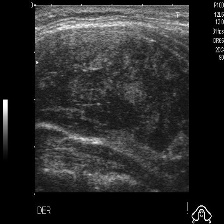
#> input picture SmartUltrasoundDiagnosticMentor/ml_utils/sample_ultrasound.jpg, 224 x 224 px
$ python -i features.py   (imports and definitions only)   (older library calls are emulated)
#> lines starting #> are read from the running program, lines starting #| are printed output that depends on the picture
import cv2
import numpy as np
from skimage.feature import local_binary_pattern, graycomatrix, graycoprops, hog
from tensorflow.keras.applications.mobilenet_v2 import preprocess_input
from tensorflow.keras.applications import MobileNetV2
from tensorflow.keras.models import Model

# 🔥 CNN INIT (GLOBAL)
# [6 lines that did not run here, left out]

# [4 lines that did not run here, left out]

def extract_hybrid_features(img_path):

#> called with img_path = 'sample_ultrasound.jpg'
    img_cv = cv2.imread(img_path)
#> img_cv is the input picture: shape (224, 224, 3); min 0, max 255, mean 41
    if img_cv is None:
        return None

    img_cv = cv2.resize(img_cv, (224, 224))

    gray = cv2.cvtColor(img_cv, cv2.COLOR_BGR2GRAY)
    clahe = cv2.createCLAHE(clipLimit=3.0, tileGridSize=(8,8))
    gray = clahe.apply(gray)
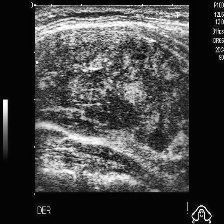
#> gray: shape (224, 224); min 3, max 255, mean 67.2

    # CNN
    img_rgb = cv2.cvtColor(img_cv, cv2.COLOR_BGR2RGB)
#> (the run stopped early here; a loop or call above may not have finished)

$ run again, on SmartUltrasoundDiagnosticMentor/ml_utils/n.jpg
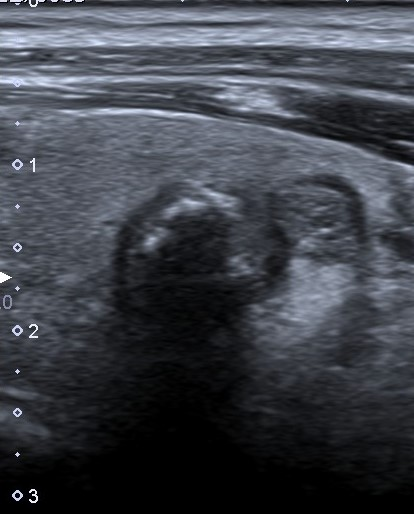
#> input picture SmartUltrasoundDiagnosticMentor/ml_utils/n.jpg, 414 x 514 px
#> in extract_hybrid_features, img_cv is the input picture: shape (514, 414, 3); mean B, G, R 72.7, 65, 61.7
#> in extract_hybrid_features, `img_cv = cv2.resize(img_cv, (224, 224))`:
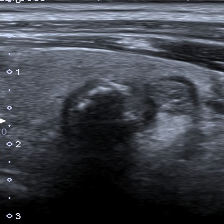
#> img_cv: shape (224, 224, 3); mean B, G, R 72.6, 64.9, 61.6
#> in extract_hybrid_features, `gray = clahe.apply(gray)`:
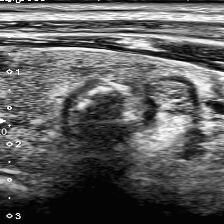
#> gray: shape (224, 224); min 1, max 255, mean 93.6
